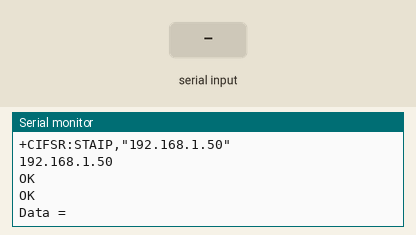
Recording of a sketch running on a simulated Arduino Uno, built with avr-gcc and run on an emulated ATmega328P. On the bench: the last lines printed to the serial monitor. The test bench sets the inputs (shaded band). The modem accepts every AT command (registered, SIM ready, sends succeed) and sends nothing else.

Above: at 11.3 s.
11.4 s: "-" received over the second serial link
At 11.9 s:
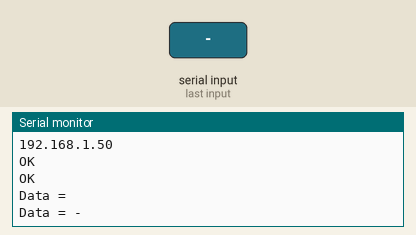
12.9 s: "1" received over the second serial link
At 14.3 s:
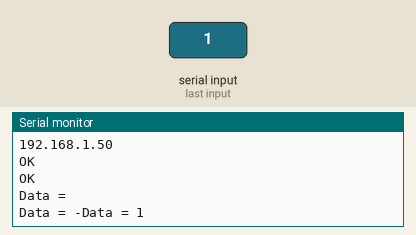

The sketch:

WristWifiTest.ino
```cpp
#include <SoftwareSerial.h>
#include <OneWire.h>

#define ssid        "SQUAD"
#define pass        ""

SoftwareSerial esp8266(18 ,19); // RX,TX

void setup(void)
{
  Serial.begin(9600);
  esp8266.begin(9600);
  delay(5000);
 setupWifi();
}

void loop(void)
{
getWifiData();
}

void setupWifi()
{
  while(!resetModule()) {};
  //Serial.println("Module was successfully restarted");
  while(!connectWifi()) {};
  //Serial.println("Module was successfully Connected ");
  printIp();
  while(!setServer()) {};
  //Serial.println("Server Created");
}

boolean resetModule()
{
  //Serial.println("Resetting");
  esp8266.println("AT+RST");
  delay(1000);
  while(esp8266.available())
  {
  if(esp8266.find("ready"))
  {
    //Serial.println("Module is ready");
    return true;
  } else {
    //Serial.println("Module is unavailable. Restarting it.");
    return false;
  }
  }
}

boolean connectWifi()
{
  esp8266.println("AT+CWMODE=1");
  String cmd = "AT+CWJAP=\"";
  cmd+=ssid;
  cmd+="\",\"";
  cmd+=pass;
  cmd+="\"";
  esp8266.println(cmd);
  //Serial.println(cmd);
  while(!esp8266.available()){}
  delay(3000);

  if(esp8266.find("OK"))
  {
    //Serial.println("Connected to Wifi");
    while(!esp8266.available()){}
    if(esp8266.find("OK"))
    {  return true; }
    else
    {  return false; }
  }
  else
  {
    //Serial.println("Cannot connect to WiFi. Trying again!");
    delay(2500);
    return false;
  }
}

// to rx
boolean setServer()
{
    esp8266.println("AT+CIPMUX=1");
    receive();
    esp8266.println("AT+CIPSERVER=1,1100");
    // 1 = listening ---1100 = port number
    delay(500);
    while(!esp8266.available()){}
    if(esp8266.find("OK"))    {
      //Serial.println("Server Started");
    return true;   }
    else { return false; }
}

// Get the data from the WiFi module and send it to the debug //Serial port
void receive(){
  delay(300);
  //Serial.println("-----RX-----");
  while (esp8266.available() >0) {
    Serial.write(esp8266.read());
  }
  //Serial.println();
}

void getWifiData()
{
  int index = 0;
  String message = "";
    while(esp8266.available()) // read the command character by character
    {
      delay(50);
        // read one character
      message+=char(esp8266.read());
    }
    if (!message.equals("")){
    Serial.print("Data = "+ message); // send the read character to the esp8266
    }
  for (byte i = 1; i < message.length();i++)
  {
    if (message.charAt(i) == '-') {   index = i; }
  }

if (index > 0) {
  Serial.println("Found Hyphen");
  String tempRoom = message.substring(index-2,index);
  String tempRisk = message.substring(index+1);
  Serial.println("Room Number = " + tempRoom);
  Serial.println("Risk Level = " + tempRisk);
    ram();
  }

}

void printIp() {
esp8266.println("AT+CIFSR"); receive();
}

int freeRam(void)
{
  extern int  __bss_end;
  extern int  *__brkval;
  int free_memory;
  if ((int)__brkval == 0) {
    free_memory = ((int)&free_memory) - ((int)&__bss_end);
  }
  else {
    free_memory = ((int)&free_memory) - ((int)__brkval);
  }
  return free_memory;
}

void ram() { Serial.println("Free Ram --> " + String(freeRam()));  }
```

Measured:
- after the input at 11.4 s, the serial monitor: prints a new line after 0.05 s (image 1)
- after the input at 12.9 s, the serial monitor: prints a new line after 0.05 s (image 2)
